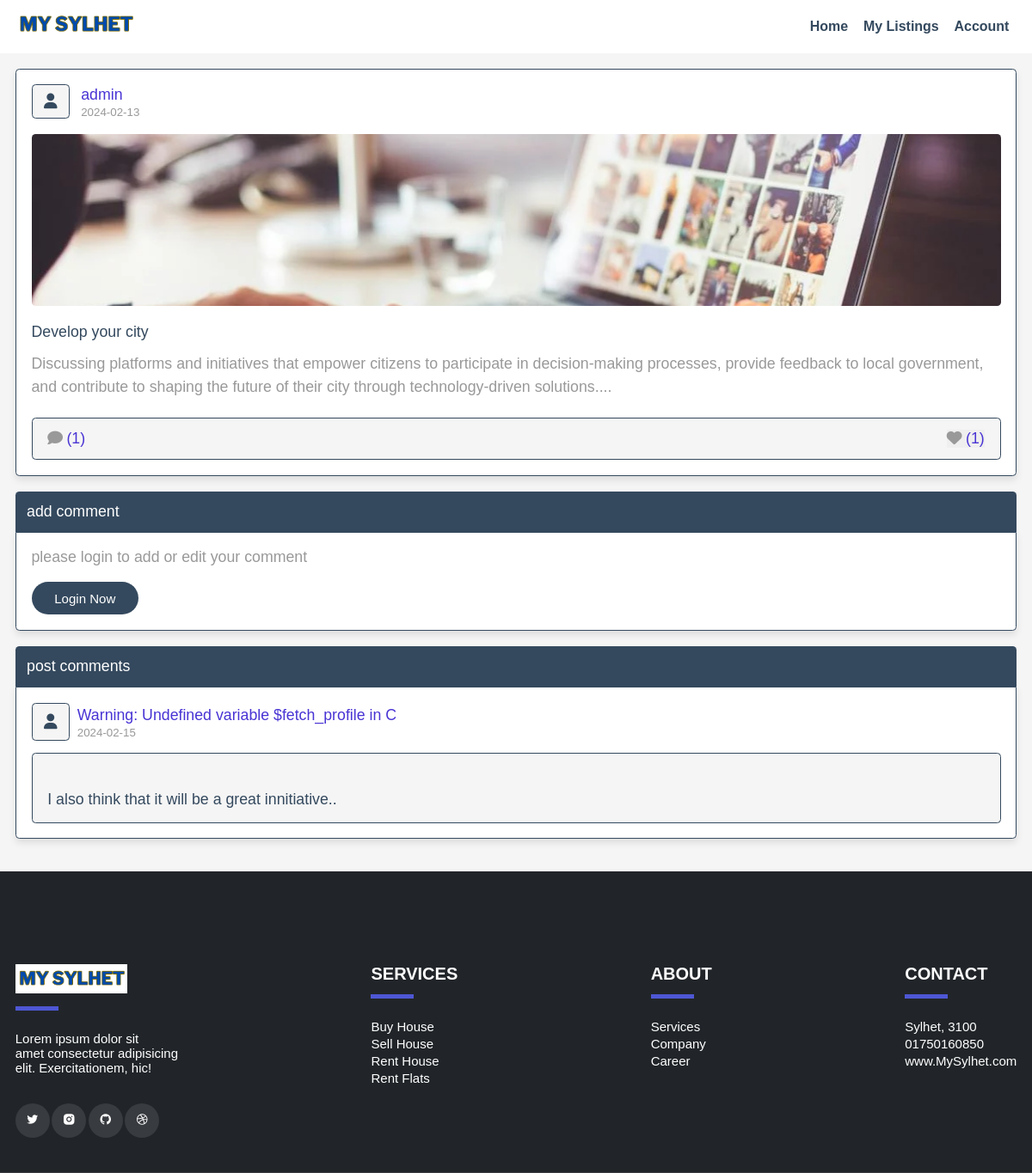
Page /information/view_post.php?post_id=6 on the committed database.
### tables this page shows
CREATE TABLE `posts` (
  `id` int(100) NOT NULL,
  `admin_id` int(100) NOT NULL,
  `name` varchar(100) NOT NULL,
  `title` varchar(100) NOT NULL,
  `content` varchar(10000) NOT NULL,
  `category` varchar(50) NOT NULL,
  `image` varchar(100) NOT NULL,
  `date` date NOT NULL DEFAULT current_timestamp(),
  `status` varchar(10) NOT NULL
);

CREATE TABLE `comments` (
  `id` int(100) NOT NULL,
  `post_id` int(100) NOT NULL,
  `admin_id` int(100) NOT NULL,
  `user_id` int(100) NOT NULL,
  `user_name` varchar(50) NOT NULL,
  `comment` varchar(1000) NOT NULL,
  `date` date NOT NULL DEFAULT current_timestamp()
);

### information/view_post.php (the view, shortened to what this page needs)
<?php
include 'components/connect.php';
if(isset($_SESSION['user_id'])){
   $user_id = $_SESSION['user_id'];
}else{
   $user_id = '';
};
$get_id = $_GET['post_id'];
?>
<!DOCTYPE html>
<html lang="en">
<head>
    <link rel="stylesheet" href="https://cdnjs.cloudflare.com/ajax/libs/font-awesome/6.1.1/css/all.min.css">
    <link rel="stylesheet" href="css/style.css">
</head>
<body>
    <?php include 'components/user_header.php'; ?>
    <section class="posts-container" style="padding-bottom: 0;">
        <div class="box-container">
            <?php
         $select_posts = $conn->prepare("SELECT * FROM `posts` WHERE status = ? AND id = ?");
         $select_posts->execute(['active', $get_id]);
         if($select_posts->rowCount() > 0){
            while($fetch_posts = $select_posts->fetch(PDO::FETCH_ASSOC)){
            $post_id = $fetch_posts['id'];
            $count_post_comments = $conn->prepare("SELECT * FROM `comments` WHERE post_id = ?");
            $count_post_comments->execute([$post_id]);
            $total_post_comments = $count_post_comments->rowCount();
            $count_post_likes = $conn->prepare("SELECT * FROM `likes` WHERE post_id = ?");
            $count_post_likes->execute([$post_id]);
            $total_post_likes = $count_post_likes->rowCount();
            $confirm_likes = $conn->prepare("SELECT * FROM `likes` WHERE user_id = ? AND post_id = ?");
            $confirm_likes->execute([$user_id, $post_id]);
      ?>
            <form class="box" method="post">
                <div class="post-admin">
                    <i class="fas fa-user"></i>
                    <div>
                        <a href="author_posts.php?author=<?= $fetch_posts['name']; ?>"><?= $fetch_posts['name']; ?></a>
                        <div><?= $fetch_posts['date']; ?></div>
                    </div>
                </div>
                <?php
            if($fetch_posts['image'] != ''){
         ?>
                <img src="uploaded_img/<?= $fetch_posts['image']; ?>" class="post-image" alt="">
                <?php
         }
         ?>
                <div class="post-title"><?= $fetch_posts['title']; ?></div>
                <div class="post-content"><?= $fetch_posts['content']; ?></div>
                <div class="icons">
                    <div><i class="fas fa-comment"></i><span>(<?= $total_post_comments; ?>)</span></div>
                    <button type="submit" name="like_post"><i class="fas fa-heart"
                            style="<?php if($confirm_likes->rowCount() > 0){ echo 'color:var(--red);'; } ?>  "></i><span>(<?= $total_post_likes; ?>)</span></button>
                </div>
            </form>
            <?php
         }
      }else{
         echo '<p class="empty">no posts found!</p>';
      }
      ?>
        </div>
    </section>
    <section class="comments-container">
        <p class="comment-title">add comment</p>
        <?php
      if($user_id != ''){
         $select_admin_id = $conn->prepare("SELECT * FROM `posts` WHERE id = ?");
         $select_admin_id->execute([$get_id]);
         $fetch_admin_id = $select_admin_id->fetch(PDO::FETCH_ASSOC);
   ?>
        <?php
            $select_profile = $conn->prepare("SELECT * FROM `user` WHERE id = ?");
            $select_profile->execute([$user_id]);
            if($select_profile->rowCount() > 0){
               $fetch_profile = $select_profile->fetch(PDO::FETCH_ASSOC);
            }?>
        <form action="" method="post" class="add-comment">
            <input type="hidden" name="admin_id" value="<?= $fetch_admin_id['admin_id']; ?>">
            <input type="hidden" name="user_name" value="<?= $fetch_profile['name']; ?>">
            <p class="user"><i class="fas fa-user"></i><a href="update.php"><?= $fetch_profile['name']; ?></a></p>
            <textarea name="comment" maxlength="1000" class="comment-box" cols="30" rows="10"
                placeholder="write your comment" required></textarea>
            <input type="submit" value="add comment" class="inline-btn" name="add_comment">
        </form>
        <?php
   }else{
   ?>
        <div class="add-comment">
            <p>please login to add or edit your comment</p>
            <a href="login.php" class="inline-btn">login now</a>
        </div>
        <?php
      }
   ?>
        <p class="comment-title">post comments</p>
        <div class="user-comments-container">
            <?php
         $select_comments = $conn->prepare("SELECT * FROM `comments` WHERE post_id = ?");
         $select_comments->execute([$get_id]);
         if($select_comments->rowCount() > 0){
            while($fetch_comments = $select_comments->fetch(PDO::FETCH_ASSOC)){
      ?>
            <div class="show-comments" style="<?php if($fetch_comments['user_id'] == $user_id){echo 'order:-1;'; } ?>">
                <div class="comment-user">
                    <i class="fas fa-user"></i>
                    <div>
                        <span><?= $fetch_comments['user_name']; ?></span>
                        <div><?= $fetch_comments['date']; ?></div>
                    </div>
                </div>
                <div class="comment-box"
                    style="<?php if($fetch_comments['user_id'] == $user_id){echo 'color:var(--white); background:var(--black);'; } ?>">
                    <?= $fetch_comments['comment']; ?></div>
            </div>
            <?php
            }
         }else{
            echo '<p class="empty">no comments added yet!</p>';
         }
      ?>
        </div>
    </section>
    <?php include 'components/footer.php'; ?>
</body>
</html>

### rows in the picture
posts: name "admin", date "2024-02-13", image (picture), title "Develop your city", content "Discussing platforms and initiatives that empower citizens to participate in decision-making processes, provide feedback to local government, and contribute to shaping the future of their city through technology-driven solutions.", total_post_comments "1", total_post_likes "1"
comments: user_name "Warning: Undefined variable $fetch_profile in C", date "2024-02-15", comment "I also think that it will be a great innitiative.."
